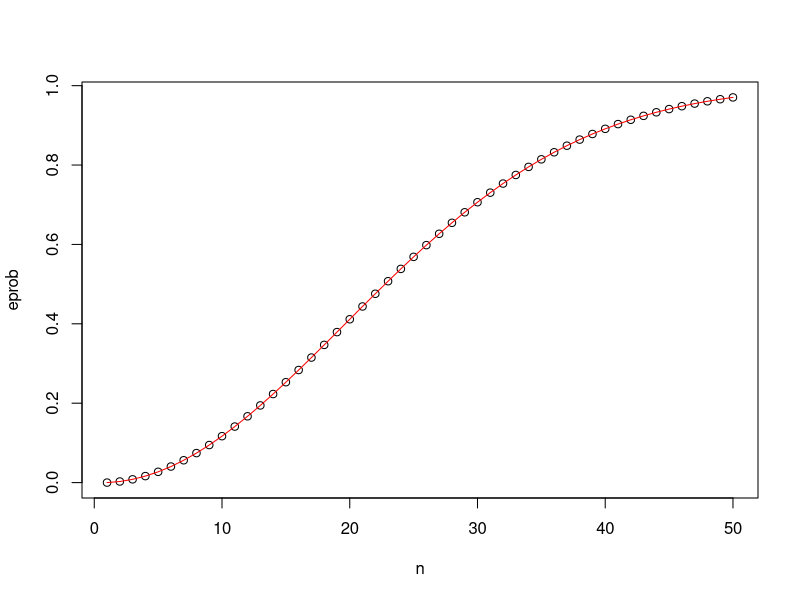
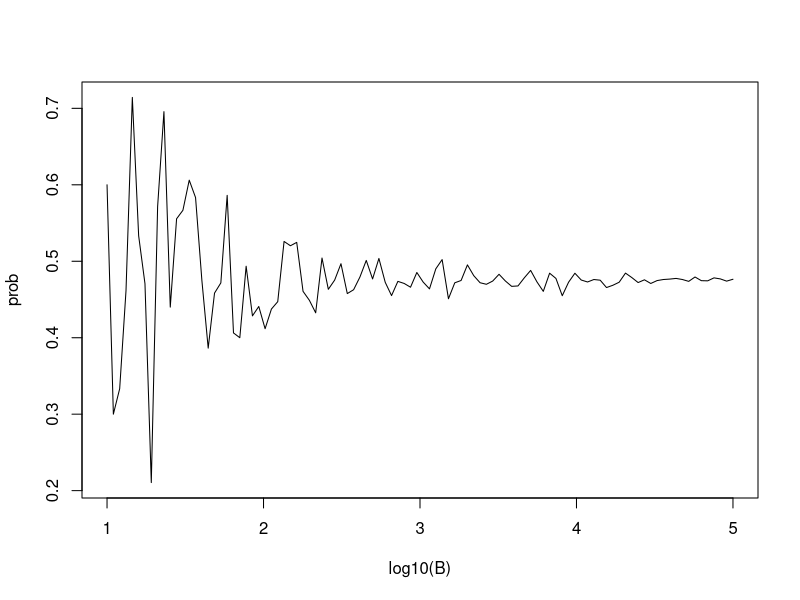
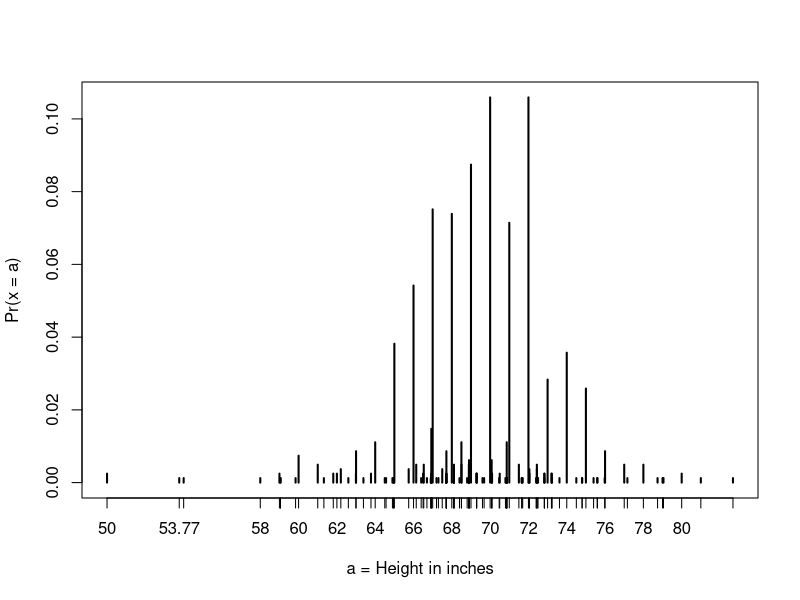
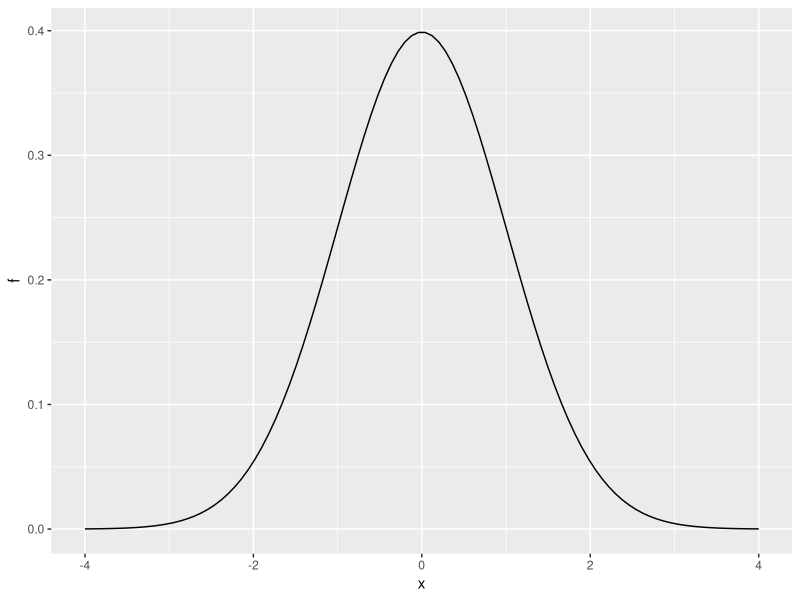
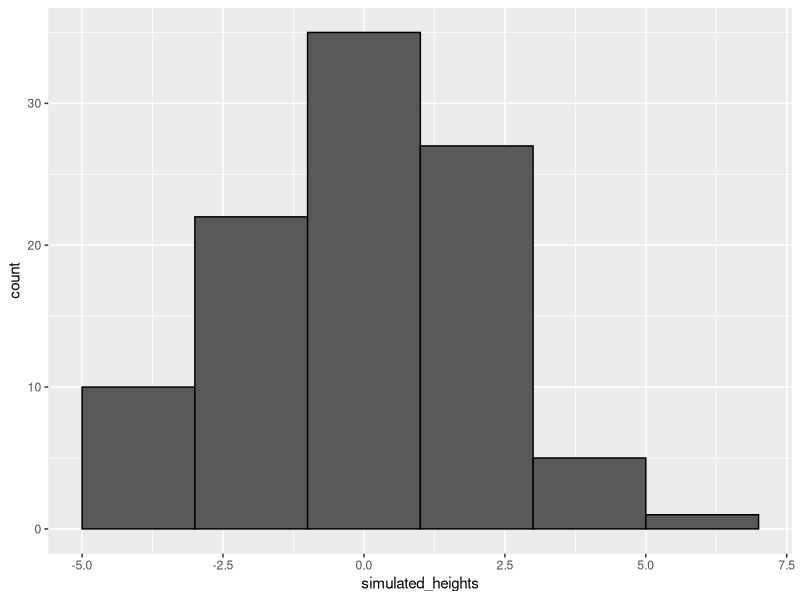

R code for these plots, in order:
## discrete probabilities

# monte carlo simulations
beads <- rep(c("red","blue"), times=c(2,3))
beads
sample(beads,3)
a<-10000
events <- replicate(a, sample(beads,1))

t <- table(events)
#t

sample(beads,6,replace=TRUE)# consider replacements when x>n

set.seed(1986)# set seed for random number generator


## combinations and permutations

number <- "Three"
suit <- "Hearts"
paste(number, suit)# concatenate

paste(letters[1:5], as.character(1:5)) # joining vectors element-wise with paste

expand.grid(pants=c("blue","black"), shirt = c("white", "grey", "plaid")) #gives all possible combinations
# install.packages("gtools")
library(gtools)
permutations(5,2)
combinations(5,2)

# generating a deck of cards
suits <- c("Diamonds", "Clubs", "Hearts", "Spades")
numbers <- c("Ace", "Deuce", "Three", "Four", "Five", "Six", "Seven", "Eight", "Nine", "Ten", "Jack", "Queen", "King")
deck <- expand.grid(number = numbers, suit = suits)
deck <- paste(deck$number, deck$suit)

# probability of drawing a king
kings <- paste("King", suits)
mean(deck %in% kings)# 1/13

hands <- permutations(52,2, v = deck)
first_card <- hands[,1]
second_card <- hands[,2]

# finding the probability that second card is king, given that first one is also a king
sum(first_card %in% kings)
sum(first_card %in% kings & second_card %in% kings) / sum(first_card %in% kings)

# birthday problem - finding the probability of having a shared birthday in a  group of 50 people
n <- 50
birthdays <- sample(1:365,n,replace = TRUE)# generating random birthdays
any(duplicated(birthdays))# check if the birthday repeats

# monte carlo simulation
B <- 10000

result <- replicate(B, {
  birthdays<-sample(1:365,n,replace = TRUE)
  any(duplicated(birthdays))})

mean(result)# probability of shared birthdays, increases with n

## sapply - used to apply functions to entire vector
x <- c(1,2,3,4,5)
sapply(x,sqrt)

# finding exact probability of shared birthdays = 1 - no shared birthdays
exact_prob <- function(n){
  unique_prob <- seq(365,365-n+1)/365
  1 - prod(unique_prob)
}

n <- seq(1,50)
eprob <- sapply(n,exact_prob)
plot(n,eprob)# plotting monte carlo results
lines(n, eprob, col = "red")# marking exact probabilities

## finding out the best value for B in Monte Carlo Simulations
B <- 10^seq(1, 5, len = 100)    # defines vector of many B values
compute_prob <- function(B, n = 22){    # function to run Monte Carlo simulation with each B
  same_day <- replicate(B, {
    bdays <- sample(1:365, n, replace = TRUE)
    any(duplicated(bdays))
  })
  mean(same_day)
}

prob <- sapply(B, compute_prob)    # apply compute_prob to many values of B
plot(log10(B), prob, type = "l")    # plot a line graph of estimates 

## addition rule - P(a or b) = P(a) + P(b) - P(a and b)

## monty hall problem

# sticking to original door
B <- 10000
stick <- replicate(B, {
  doors <- as.character(1:3)
  prize <- sample(c("car","goat","goat"))    # puts prizes in random order
  prize_door <- doors[prize == "car"]    # note which door has prize
  my_pick  <- sample(doors, 1)    # note which door is chosen
  show <- sample(doors[!doors %in% c(my_pick, prize_door)],1)    # open door with no prize that isn't chosen
  stick <- my_pick    # stick with original door
  stick == prize_door    # test whether the original door has the prize
})
mean(stick)    # probability of choosing prize door when sticking = 1/3

# switching to other door
switch <- replicate(B, {
  doors <- as.character(1:3)
  prize <- sample(c("car","goat","goat"))    # puts prizes in random order
  prize_door <- doors[prize == "car"]    # note which door has prize
  my_pick  <- sample(doors, 1)    # note which door is chosen first
  show <- sample(doors[!doors %in% c(my_pick, prize_door)], 1)    # open door with no prize that isn't chosen
  switch <- doors[!doors%in%c(my_pick, show)]    # switch to the door that wasn't chosen first or opened
  switch == prize_door    # test whether the switched door has the prize
})
mean(switch)    # probability of choosing prize door when switching = 2/3

# it can be seen that prob. does not change to 1/2 once one of the doors is opened

## continuous probability

# CDF - Cumulative Distribution Function
library(tidyverse)
library(dslabs)
data(heights)
x <- heights %>% filter(sex=="Male") %>% pull(height)

F <- function(a) mean(x <= a)
1 - F(70)    # probability of male taller than 70 inches using CDF

# theoretical distribution

# normal distribution using pnorm()
1 - pnorm(70.5, mean(x), sd(x))

# plot distribution of exact heights in data
plot(prop.table(table(x)), xlab = "a = Height in inches", ylab = "Pr(x = a)")

# probabilities in actual data over length 1 ranges containing an integer
mean(x <= 68.5) - mean(x <= 67.5)
mean(x <= 69.5) - mean(x <= 68.5)
mean(x <= 70.5) - mean(x <= 69.5)

# probabilities in normal approximation match well
pnorm(68.5, mean(x), sd(x)) - pnorm(67.5, mean(x), sd(x))
pnorm(69.5, mean(x), sd(x)) - pnorm(68.5, mean(x), sd(x))
pnorm(70.5, mean(x), sd(x)) - pnorm(69.5, mean(x), sd(x))

# probabilities in actual data over other ranges don't match normal approx as well
mean(x <= 70.9) - mean(x <= 70.1)
pnorm(70.9, mean(x), sd(x)) - pnorm(70.1, mean(x), sd(x))

# probability density using dnorm(z, mu, sigma)
# plotting probability density
x <- seq(-4, 4, length = 100)
data.frame(x, f = dnorm(x)) %>%
  ggplot(aes(x, f)) +
  geom_line()

# monte carlo simulations for normally distributed variables

n <- length(x)
avg <- mean(x)
s <- sd(x)
simulated_heights <- rnorm(n,avg,s) # generate n random normal distribution with given avg and s

data.frame(simulated_heights = simulated_heights) %>%
  ggplot(aes(simulated_heights)) +
  geom_histogram(color="black", binwidth = 2)

# finding probability of the tallest person being over 7 feet tall
B <- 10000
tallest <- replicate(B, {
  simulated_data <- rnorm(800, avg, s)    # generate 800 normally distributed random heights
  max(simulated_data)    # determine the tallest height
})
mean(tallest >= 7*12)    # proportion of times that tallest person exceeded 7 feet (84 inches)

## random variables
# define random variable x to be 1 if blue, 0 otherwise
beads <- rep(c("red", "blue"), times = c(2, 3))
x <- ifelse(sample(beads, 1) == "blue", 1, 0)

# demonstrate that the random variable is different every time
ifelse(sample(beads, 1) == "blue", 1, 0)
ifelse(sample(beads, 1) == "blue", 1, 0)
ifelse(sample(beads, 1) == "blue", 1, 0)

# monte carlo simulation - chance of casion losing money
# sampling model 1: define urn, then sample
color <- rep(c("Black", "Red", "Green"), c(18, 18, 2)) # define the urn for the sampling model
n <- 1000
X <- sample(ifelse(color == "Red", -1, 1), n, replace = TRUE)
X[1:10]

# sampling model 2: define urn inside sample function by noting probabilities
x <- sample(c(-1, 1), n, replace = TRUE, prob = c(9/19, 10/19))    # 1000 independent draws
S <- sum(x)    # total winnings = sum of draws

n <- 1000    # number of roulette players
B <- 10000    # number of Monte Carlo experiments
S <- replicate(B, {
  X <- sample(c(-1,1), n, replace = TRUE, prob = c(9/19, 10/19))    # simulate 1000 spins
  sum(X)    # determine total profit
})

mean(S < 0)    # probability of the casino losing money

# The law of large numbers states that as  n  increases, the standard error of the average of a random variable decreases. In other words, when  n  is large, the average of the draws converges to the average of the urn.

## the big short

# interest rate sampling
n <- 1000
loss_per_foreclosure <- -200000
p <- 0.02
defaults <- sample( c(0,1), n, prob=c(1-p, p), replace = TRUE)
sum(defaults * loss_per_foreclosure)

# interest rate - monte carlo simulation
B <- 10000
losses <- replicate(B, {
  defaults <- sample( c(0,1), n, prob=c(1-p, p), replace = TRUE) 
  sum(defaults * loss_per_foreclosure)
})

n*(p*loss_per_foreclosure + (1-p)*0)    # expected value 
sqrt(n)*abs(loss_per_foreclosure)*sqrt(p*(1-p))    # standard error

# finding interest rate for expected value =0
x = - loss_per_foreclosure*p/(1-p)
x/180000 *100

# calculating interest rate for 1% prob. of losing money
l <- loss_per_foreclosure
z <- qnorm(0.01)
x <- -l*( n*p - z*sqrt(n*p*(1-p)))/ ( n*(1-p) + z*sqrt(n*p*(1-p)))
x/180000    # interest rate
loss_per_foreclosure*p + x*(1-p)    # expected value of the profit per loan
n*(loss_per_foreclosure*p + x*(1-p)) # expected value of the profit over n loans

# monte carlo simulation for the same
B <- 100000
profit <- replicate(B, {
  draws <- sample( c(x, loss_per_foreclosure), n, 
                   prob=c(1-p, p), replace = TRUE) 
  sum(draws)
})
mean(profit)    # expected value of the profit over n loans
mean(profit<0)    # probability of losing money

# expected value with higher interest/default rate
p <- .04
loss_per_foreclosure <- -200000
r <- 0.05
x <- r*180000
loss_per_foreclosure*p + x*(1-p)

# number of loans for desired probability of losing money
z <- qnorm(0.01)
l <- loss_per_foreclosure
n <- ceiling((z^2*(x-l)^2*p*(1-p))/(l*p + x*(1-p))^2)
n    # number of loans required
n*(loss_per_foreclosure*p + x * (1-p))    # expected profit over n loans

# monte carlo simulation for the same

# with known probability
B <- 10000
p <- 0.04
x <- 0.05 * 180000
profit <- replicate(B, {
  draws <- sample( c(x, loss_per_foreclosure), n, 
                   prob=c(1-p, p), replace = TRUE) 
  sum(draws)
})
mean(profit)

# with unknown probability
p <- 0.04
x <- 0.05*180000
profit <- replicate(B, {
  new_p <- 0.04 + sample(seq(-0.01, 0.01, length = 100), 1)
  draws <- sample( c(x, loss_per_foreclosure), n, 
                   prob=c(1-new_p, new_p), replace = TRUE)
  sum(draws)
})
mean(profit)    # expected profit
mean(profit < 0)    # probability of losing money
mean(profit < -10000000)    # probability of losing over $10 million
